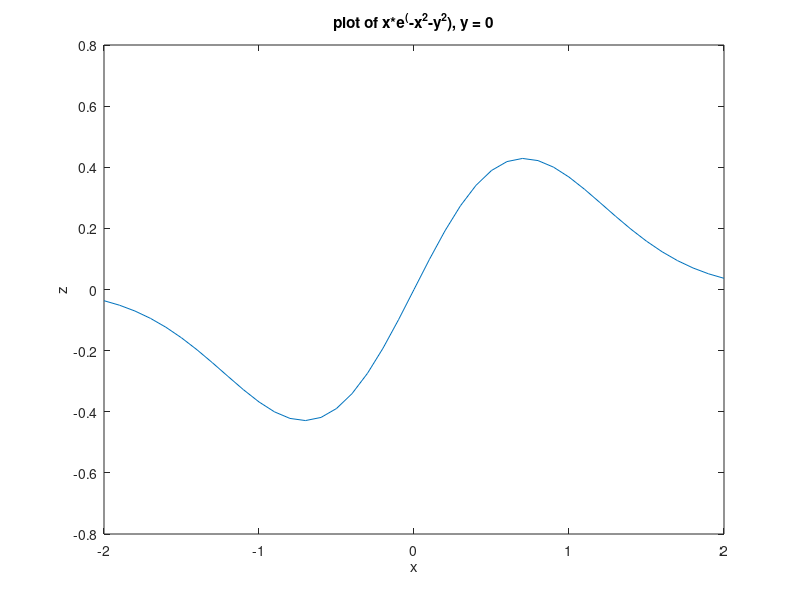

MATLAB code for this plot:
x = [-2:0.1:2];
y = [-2:0.1:2];
[X, Y]=meshgrid(x, y);
G = X.*exp(-X.*X-Y.*Y);
surfc(X,Y,G);
title("plot of x*e^(-x^2-y^2)");
xlabel('x');ylabel('y');zlabel('z');

y1 = -2;
G1 = x.*exp(-x.*x-y1.*y1);
plot(x,G1);
title("plot of x*e^(-x^2-y^2), y = -2");
xlabel('x');ylabel('z');

x1 = -1;
G1 = x1.*exp(-x1.*x1-y.*y);
plot(y,G1);
title("plot of x*e^(-x^2-y^2), x = -1");
xlabel('y');ylabel('z');

y2 = 0;
G1 = x.*exp(-x.*x-y2.*y2);
plot(x,G1);
title("plot of x*e^(-x^2-y^2), y = 0");
xlabel('x');ylabel('z');

[maxx, maxpos] = max(G);
[maximum, pos] = max(maxx);
maxpos(pos)
pos
maximum

[minx, minpos] = min(G);
[minimum, pos] = min(minx);
minpos(pos)
pos
minimum
